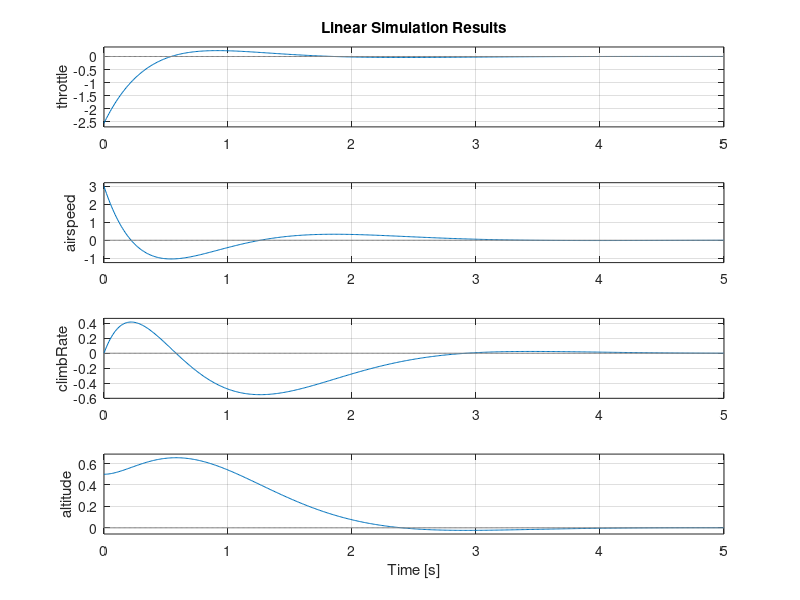

Source code (MATLAB):
%% System Identification

% A state Space model is defined by the following equations:

% x_dot = Ax + Bu
% y_dot = Cx + Du

% A and B are the ones that really matter. A has size [states, states] and is called the system matrix.
% This describes how the system changes with no control input. B has size [states, inputs], and describes how the input affects the system state.
% The input to the system is the thing that you can control. Let’s say there’s just one input - throttle.
% The states are everything that’s relevant, including the output(s) that you’re trying to control.

states = {'airspeed', 'climbRate', 'altitude'};
inputs = {'desiredPosition'};

% Let’s start by assuming that the pitch of the vehicle is fixed at 0. Makes the problem a lot simpler.
% To make this true, we can have ardupilot use a simple pid controller to keep pitch at zero.
% First up, let's find the reference state. After manually keeping the vehicle in ground effect in fbwa mode,
% it seemed that the vehicle was pretty stable at 0.46m altitude, at 13m/s using around 30% throttle.
% See manual_ground_effect_flight.png

x_ref = [13;    % airspeed in m/s
         0;     % climb rate in m/s
         0.46]; % altitude in m

u_ref = 30; % throttle in percent (between 0 and 100). I'm actually going to find this number in a different way below.

% Now let's describe the physics of the system to derive the A and B matrices:

% altitude_dot = climb_rate (by definiton: acceleration is the derivative of velocity)
%    -> This results in a 1 in the (3,2) position in the A matrix

% F_vertical = lift - mass * gravity (sum of forces)
% Acc_vertical = lift/m - gravity (divide previous equation by mass)
% Lift = (k_density * k_wing_area * k_lift_coeff)*airspeed^2 (from textbook)
% Acc_vertical = (k_density * k_wing_area * k_lift_coeff)*airspeed^2 - gravity (combine previous 2 equations)
% Acc_vertical = k1*airspeed (Linearize, remove gravity and fold constants into k1. This simplification is mathematically wrong, but necessary.
%                             We'll make sure to find a k1 that is close to correct near 13m/s.)
% climbRate_dot = Acc_vertical (by definition: acceleration is the derivative of velocity)
% climbRate_dot = k1*airspeed
%    -> This results in a k1 in the (2,1) position of the A matrix (TODO think about this one again)

% throttle * k_propeller_coefficient  = mass * forward_acceleration (from f=ma. Throttle creates a force.)
% airspeed_dot = forward_acceleration (by definition: acceleration is the derivative of velocity)
% airspeed_dot = k2*throttle (propellor coefficient and mass were folded into one constant, k2)
%    -> This results in a k2 in the (1,1) position of the B matrix

% Now let's find those 2 magic constants by flying the vehicle and looking at the logs:

% k1 ----
% Let's start with this formula: Acc_vertical = (k_density * k_wing_area * k_lift_coeff)*airspeed^2 - gravity
% Since we know that we are in straight-and-level flight at 13m/s, let's write 0 = (k_density * k_wing_area * k_lift_coeff)*13^2 - 9.8
% solve: (k_density * k_wing_area * k_lift_coeff) = 0.058
% now we have the formula f(x)=0.058x^2-9.8
% k1 is the slope of this formula at x=13: k1 = f'(13)
% k1 = 0.058*2*13 = 1.5

k1 = 1.5;

% k2 ----
% Here is the formula we are using: airspeed_dot = k2*throttle - u_ref
% We collected some data in ground effect mode and then added more throttle to watch the acceleration. Looked at CTUN.ThrOut vs IMU.AccX in the logs when climb rate and pitch were zero.
% The data points look like "36% throttle causes 1.0m/s acceleration". Now just running linear regression to solve for k2 (and also u_ref because we can)
experiment2_acceleration = [0.0 0.0 0.8 1.0 3.4 3.0 5.0];
experiment2_throttle =     [27  33  33  36  60  62  65];
linreg = polyfit(experiment2_acceleration, experiment2_throttle, 1);
k2 = linreg(1)
u_ref = linreg(2)

% So here's our A and B from this description:

A = [0  0  0;
     k1 0  0;
     0  1  0];

B = [k2;
     0;
     0];

% Now define the state-space system!
C = [0 0 0; 1 0 0; 0 1 0; 0 0 1]; % System outputs ?, airspeed, climbRate, altitude
D = [0;0;0;0]; % no feedforward
sys = ss(A,B,C,D); % define the system model

% Verify that the system is controllable
assert(rank(obsv(sys))==size(A)(1), "System is not controllable!");

% Calculate the controller gains
Q = [1 0 0;
     0 1 0;
     0 0 10];
R=10
K=lqr(sys, Q, R)

Ac = [(A-B*K)];
Bc = [B];
Cc = [C];
Cc(1,:)=-K; % System output 1 is throttle
Dc = [D];

outputs = {'throttle', 'airspeed', 'climbRate', 'altitude'};

sys_cl = ss(Ac,Bc,Cc,Dc,'statename',states,'inputname',inputs,'outputname',outputs);

t = 0:0.01:5;
r = 0.0*ones(size(t));
x0 = [3 0 0.5]; % initial state. A bit fast and a bit high
lsim(sys_cl,r,t,x0);
pause
